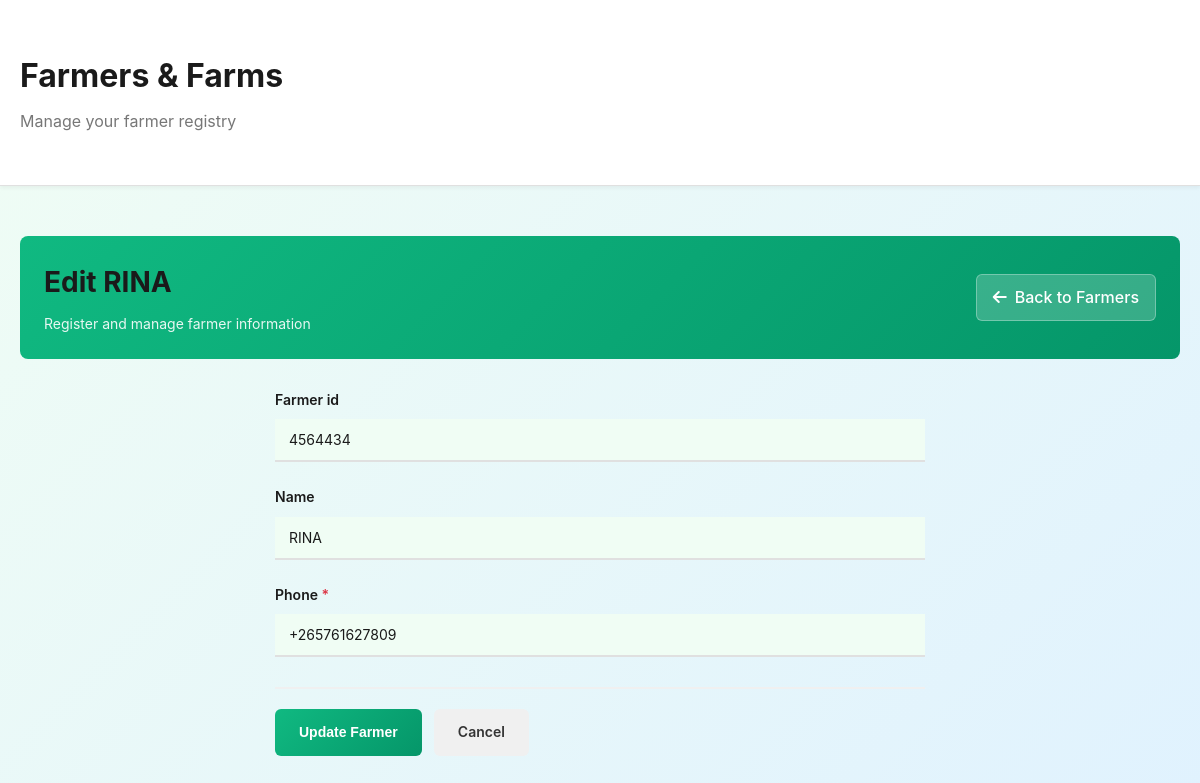
The page /farmer/2/edit/ on the database its author committed.
### farmcore/models.py (models this page shows, shortened)
class Farmer(models.Model):
    farmer_id = models.CharField(max_length=20, unique=True, blank=True, null=True)
    name = models.CharField(max_length=255, blank=True, null=True)
    phone = models.CharField(max_length=15, unique=True)

### farmcore/views.py (the view)
# urls.py: path('farmer/<int:farmer_id>/edit/', views.edit_farmer, name='edit_farmer'),
def edit_farmer(request, farmer_id):
    farmer = get_object_or_404(Farmer, id=farmer_id)
    if request.method == 'POST':
        form = FarmerForm(request.POST, instance=farmer)
        if form.is_valid():
            farmer = form.save()
            messages.success(request, f'Farmer {farmer.name} updated successfully!')
            return redirect('farmer_details', farmer_id=farmer.id)
    else:
        form = FarmerForm(instance=farmer)
    context = {
        'form': form,
        'title': f'Edit {farmer.name}',
        'farmer': farmer,
    }
    return render(request, 'farmer_form.html', context)

### farmcore/forms.py
class FarmerForm(forms.ModelForm):
    class Meta:
        model = Farmer
        fields = ['farmer_id', 'name', 'phone']

### farmcore/templates/farmer_form.html (shortened to what this page needs)
{% extends "base.html" %}
{% block content %}
<link rel="stylesheet" href="https://cdnjs.cloudflare.com/ajax/libs/font-awesome/6.0.0/css/all.min.css">
<div class="page-header">
    <div class="page-header-content">
        <h1>{{ title }}</h1>
        <p>Register and manage farmer information</p>
    </div>
    <a href="{% url 'farmer' %}" class="back-button">
        <i class="fas fa-arrow-left"></i> Back to Farmers
    </a>
</div>
<div class="form-wrapper">
    <form method="POST">
        {% for field in form %}
        <div class="form-group">
            <label for="{{ field.id_for_label }}">
                {{ field.label }}
                {% if field.field.required %}<span style="color: #dc3545;">*</span>{% endif %}
            </label>
            {{ field }}
        </div>
        {% endfor %}
        <div class="button-group">
            <button type="submit" class="btn btn-primary">
                {% if farmer %}Update Farmer{% else %}Add Farmer{% endif %}
            </button>
            <a href="{% url 'farmer' %}" class="btn btn-secondary">Cancel</a>
        </div>
    </form>
</div>
{% endblock %}

### farmcore/templates/base.html (style rules this page uses)
* { margin: 0; padding: 0; box-sizing: border-box; }
body { font-family: -apple-system, BlinkMacSystemFont, 'Segoe UI', Roboto, Oxygen, Ubuntu, Cantarell, sans-serif; background-color: #f5f5f5; color: #333; line-height: 1.6; }
h1 { font-size: 32px; font-weight: 700; margin-bottom: 8px; color: #1a1a1a; }
.btn { padding: 10px 20px; border: none; border-radius: 6px; font-size: 14px; font-weight: 500; cursor: pointer; text-decoration: none; display: inline-block; transition: all 0.2s; text-align: center; }
.btn-primary { background-color: #10b981; color: white; }
.btn-secondary { background-color: #f0f0f0; color: #333; }
.form-group { margin-bottom: 20px; }
label { display: block; font-weight: 500; margin-bottom: 8px; font-size: 14px; color: #333; }
input, select, textarea { width: 100%; padding: 10px 12px; border: 1px solid #ddd; border-radius: 6px; font-size: 14px; font-family: inherit; transition: border-color 0.2s; }
.button-group { display: flex; gap: 12px; margin-top: 12px; }

### farmcore/templates/farmer_form.html (style rules this page uses)
body { background: linear-gradient(135deg, #f0fdf4 0%, #e0f2fe 100%); min-height: 100vh; }
.page-header { display: flex; justify-content: space-between; align-items: center; margin-bottom: 30px; padding: 24px; background: linear-gradient(135deg, #10b981 0%, #059669 100%); border-radius: 8px; color: white; }
.page-header-content h1 { font-size: 28px; font-weight: 700; margin: 0 0 8px 0; }
.page-header-content p { margin: 0; opacity: 0.9; font-size: 14px; }
.back-button { display: inline-flex; align-items: center; gap: 8px; background: rgba(255, 255, 255, 0.2); color: white; padding: 10px 16px; border-radius: 6px; text-decoration: none; font-weight: 500; transition: all 0.3s; border: 1px solid rgba(255, 255, 255, 0.3); }
.form-wrapper { max-width: 650px; margin: 0 auto; }
.form-group { margin-bottom: 24px; }
.form-group label { display: block; font-weight: 600; color: #1a1a1a; margin-bottom: 8px; font-size: 14px; }
.form-group input, .form-group select, .form-group textarea { width: 100%; padding: 12px 14px; border: none; border-bottom: 2px solid #e0e0e0; border-radius: 0; font-size: 14px; font-family: inherit; transition: all 0.3s; background-color: #f0fdf4; color: #1a1a1a; }
.form-group input::placeholder, .form-group select::placeholder, .form-group textarea::placeholder { color: #999; }
.button-group { display: flex; gap: 12px; margin-top: 30px; padding-top: 20px; border-top: 2px solid #f0f0f0; }
.btn { padding: 12px 24px; border: none; border-radius: 6px; font-size: 14px; font-weight: 600; cursor: pointer; text-decoration: none; display: inline-block; transition: all 0.3s; }
.btn-primary { background: linear-gradient(135deg, #10b981 0%, #059669 100%); color: white; }
.btn-secondary { background: #f0f0f0; color: #333; }

### rows shown on the page
Farmer: form "4564434" "RINA" "+265761627809"

### other values the page prints
{{ title }} "Edit RINA"
{{ field.label }} "Farmer id" "Name" "Phone"
